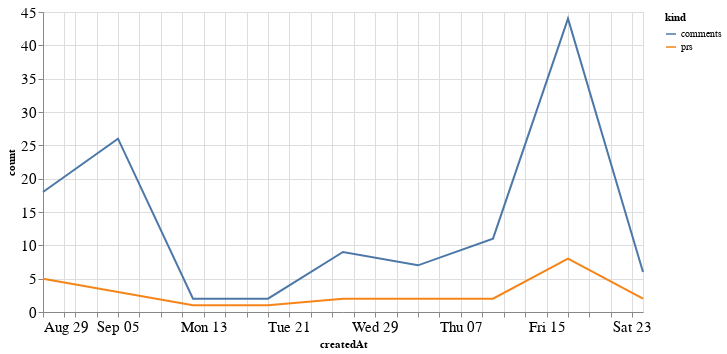

The notebook cell saved with this chart:
### Code cell
alt.Chart(total_time, width=600).mark_line().encode(
    x='createdAt',
    y='count',
    color='kind'
)

### Figure 1 — Vega-Lite specification as saved in the notebook (floating-point values rounded to 4 significant figures)
{"config": {"axisLeft": {"labelFontSize": 15}, "axisBottom": {"labelFontSize": 15}}, "data": {"name": "data-62709261f04e912eaaee9d9d2894fe00"}, "mark": "line", "encoding": {"color": {"type": "nominal", "field": "kind"}, "x": {"type": "temporal", "field": "createdAt"}, "y": {"type": "quantitative", "field": "count"}}, "width": 600, "$schema": "https://vega.github.io/schema/vega-lite/v4.8.1.json", "datasets": {"data-62709261f04e912eaaee9d9d2894fe00": [{"createdAt": "2021-08-29T00:00:00", "kind": "prs", "count": 5}, {"createdAt": "2021-09-05T00:00:00", "kind": "prs", "count": 3}, {"createdAt": "2021-09-12T00:00:00", "kind": "prs", "count": 1}, {"createdAt": "2021-09-19T00:00:00", "kind": "prs", "count": 1}, {"createdAt": "2021-09-26T00:00:00", "kind": "prs", "count": 2}, {"createdAt": "2021-10-03T00:00:00", "kind": "prs", "count": 2}, {"createdAt": "2021-10-10T00:00:00", "kind": "prs", "count": 2}, {"createdAt": "2021-10-17T00:00:00", "kind": "prs", "count": 8}, {"createdAt": "2021-10-24T00:00:00", "kind": "prs", "count": 2}, {"createdAt": "2021-08-29T00:00:00", "kind": "comments", "count": 18}, {"createdAt": "2021-09-05T00:00:00", "kind": "comments", "count": 26}, {"createdAt": "2021-09-12T00:00:00", "kind": "comments", "count": 2}, {"createdAt": "2021-09-19T00:00:00", "kind": "comments", "count": 2}, {"createdAt": "2021-09-26T00:00:00", "kind": "comments", "count": 9}, {"createdAt": "2021-10-03T00:00:00", "kind": "comments", "count": 7}, {"createdAt": "2021-10-10T00:00:00", "kind": "comments", "count": 11}, {"createdAt": "2021-10-17T00:00:00", "kind": "comments", "count": 44}, {"createdAt": "2021-10-24T00:00:00", "kind": "comments", "count": 6}]}}
